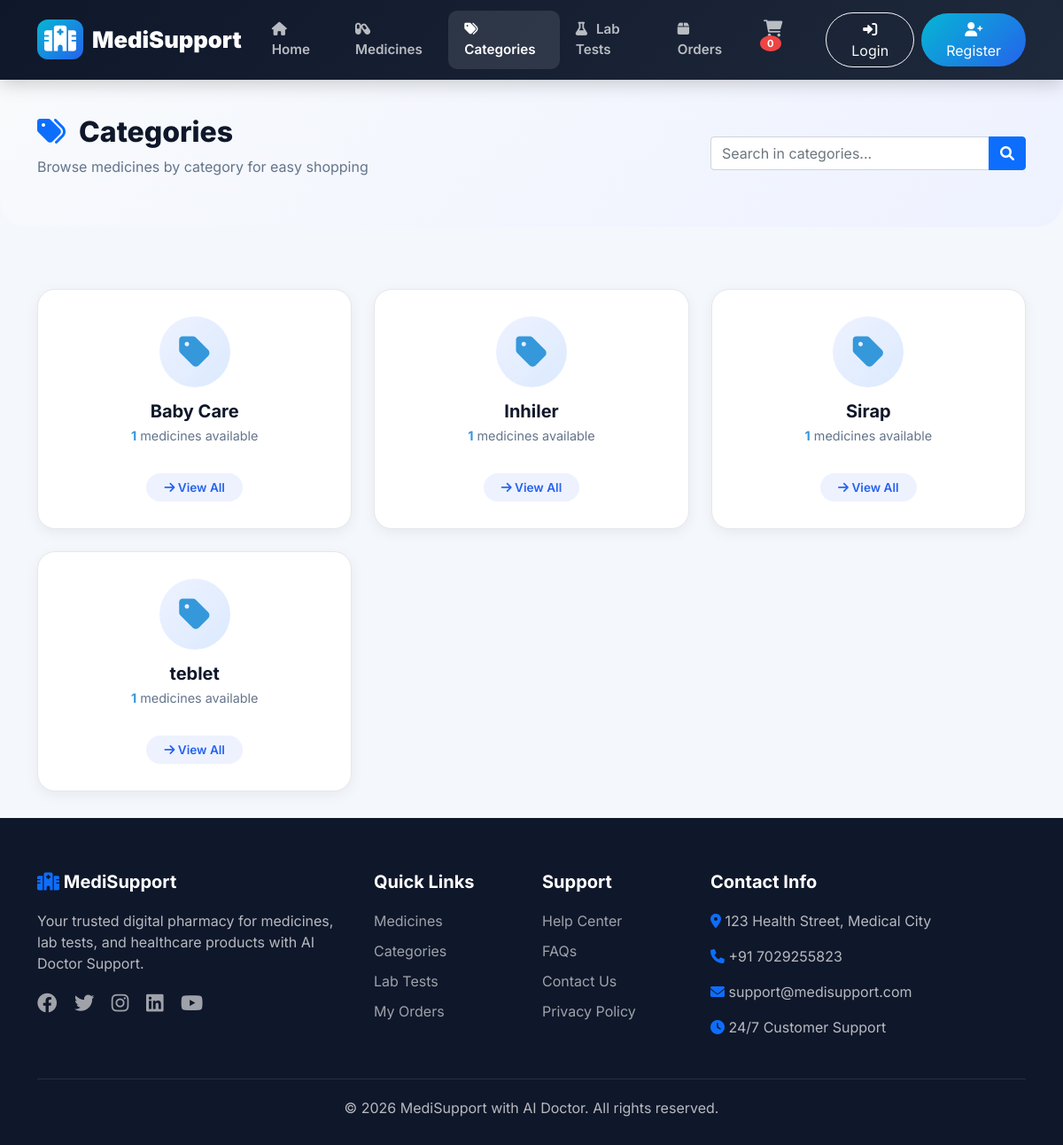
Page /categories/ on the committed database.
### store/models.py (models this page shows, shortened)
class Category(models.Model):
    name = models.CharField(max_length=100)
    description = models.TextField(blank=True)
    created_at = models.DateTimeField(auto_now_add=True, null=True, blank=True)
    updated_at = models.DateTimeField(auto_now=True)
    class Meta:
        verbose_name_plural = "Categories"

### store/views.py (the view)
# urls.py: path('categories/', views.category_list, name='category_list'),
def category_list(request):
    categories = Category.objects.annotate(
        medicine_count=Count('medicines', filter=Q(medicines__is_active=True))
    ).order_by('name')
    context = {
        'categories': categories,
    }
    return render(request, 'Store/categories.html', context)

### store/templates/store/categories.html (shortened to what this page needs)
{% extends 'store/header.html' %}
{% load static %}
{% block content %}
<div class="categories-header">
    <div class="container">
        <div class="row align-items-center">
            <div class="col-lg-8">
                <h2><i class="fas fa-tags text-primary me-2"></i> Categories</h2>
                <p>Browse medicines by category for easy shopping</p>
            </div>
            <div class="col-lg-4">
                <form class="d-flex" method="get" action="{% url 'store:search_medicines' %}">
                    <div class="input-group">
                        <input type="text" name="q" class="form-control"
                               placeholder="Search in categories...">
                        <button class="btn btn-primary" type="submit">
                            <i class="fas fa-search"></i>
                        </button>
                    </div>
                </form>
            </div>
        </div>
    </div>
</div>
<div class="container">
    {% if categories %}
        <div class="category-grid">
            {% for category in categories %}
                    <a href="{% url 'store:category_details' category.id %}" class="category-card">
                        <div class="icon-wrapper">
                            <i class="fas fa-tag"></i>
                        </div>
                        <h5>{{ category.name }}</h5>
                        <p class="medicine-count">
                            <span>{{ category.medicine_count }}</span> medicines available
                        </p>
                        <span class="view-btn">
                            <i class="fas fa-arrow-right"></i> View All
                        </span>
                    </a>
            {% endfor %}
        </div>
    {% endif %}
</div>
{% endblock %}

### store/static/css/header.css (style rules this page uses)
* { margin: 0; padding: 0; box-sizing: border-box; }
body { font-family: 'Inter', sans-serif; background: #f4f7fb; min-height: 100vh; display: flex; flex-direction: column; }

### store/templates/store/categories.html (style rules this page uses)
.categories-header { background: linear-gradient(135deg, #f8fafc, #eef2ff); padding: 40px 0; border-radius: 0 0 30px 30px; margin-bottom: 40px; }
.categories-header h2 { font-weight: 800; color: #0f172a; }
.categories-header p { color: #64748b; }
.category-grid { display: grid; grid-template-columns: repeat(auto-fill, minmax(280px, 1fr)); gap: 25px; margin: 30px 0; }
.category-card { background: white; border-radius: 20px; padding: 30px; text-align: center; box-shadow: 0 4px 15px rgba(0,0,0,0.06); transition: all 0.3s; border: 1px solid #e5e7eb; text-decoration: none; color: #0f172a; position: relative; overflow: hidden; }
.category-card::before { content: ''; position: absolute; top: 0; left: 0; right: 0; height: 4px; background: linear-gradient(135deg, #3498db, #2ecc71); transform: scaleX(0); transition: transform 0.3s ease; }
.category-card .icon-wrapper { width: 80px; height: 80px; background: linear-gradient(135deg, #eef2ff, #dbeafe); border-radius: 50%; display: flex; align-items: center; justify-content: center; margin: 0 auto 15px; font-size: 2.5rem; transition: all 0.3s ease; }
.category-card .icon-wrapper i { color: #3498db; transition: all 0.3s ease; }
.category-card h5 { font-weight: 700; margin-bottom: 5px; }
.category-card .medicine-count { color: #64748b; font-size: 0.9rem; }
.category-card .medicine-count span { color: #3498db; font-weight: 700; }
.category-card .view-btn { display: inline-block; margin-top: 15px; padding: 6px 20px; border-radius: 50px; background: #eef2ff; color: #2563eb; font-size: 0.85rem; font-weight: 600; transition: all 0.3s ease; }

### rows in the picture
Category: name "Baby Care", medicine_count "1"
Category: name "Inhiler", medicine_count "1"
Category: name "Sirap", medicine_count "1"
Category: name "teblet", medicine_count "1"

### other values in the picture
{{ cart_count|default:0 }} "0"
